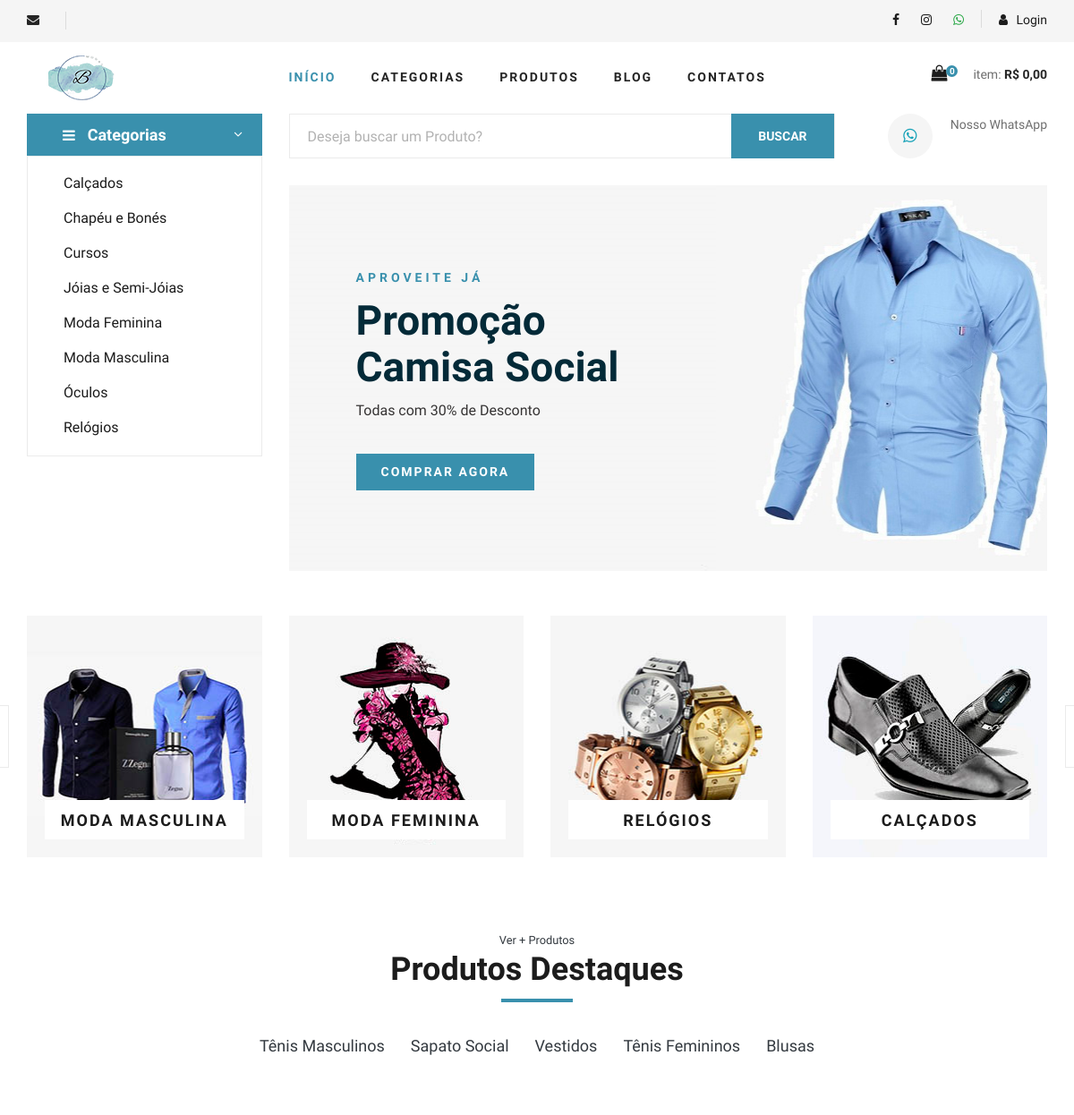
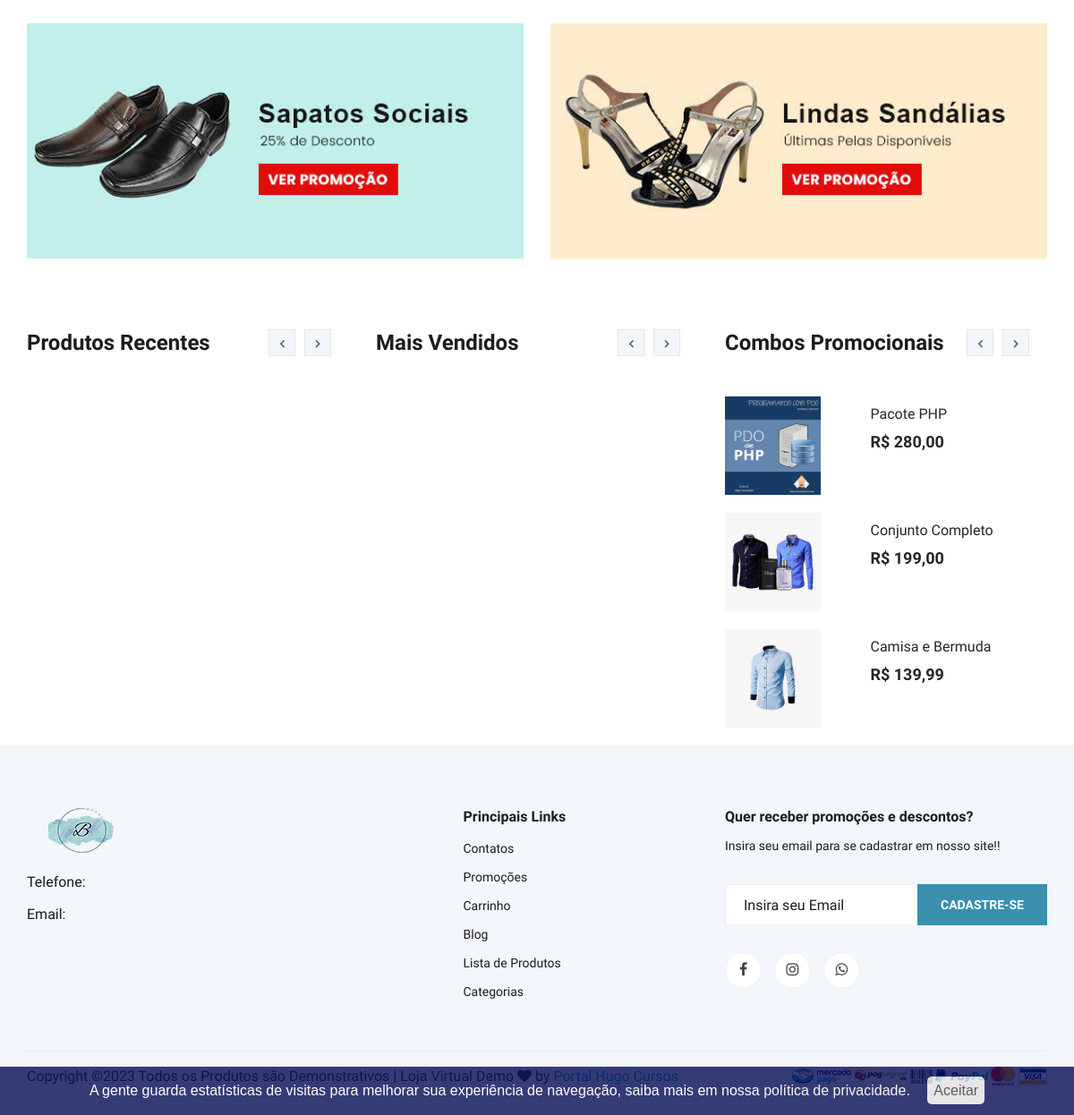
The page / on the database its author committed (2 pictures, top to bottom).
### tables this page shows
CREATE TABLE `categorias` (
  `id` int(11) NOT NULL AUTO_INCREMENT,
  `nome` varchar(50) NOT NULL,
  `nome_url` varchar(50) NOT NULL,
  `imagem` varchar(100) NOT NULL,
  PRIMARY KEY (`id`)
);

CREATE TABLE `banner` (
  `id` int(11) NOT NULL AUTO_INCREMENT,
  `titulo` varchar(30) NOT NULL,
  `subtitulo` varchar(20) NOT NULL,
  `descricao` varchar(50) NOT NULL,
  `link` varchar(100) NOT NULL,
  `textobt` varchar(15) NOT NULL,
  `ativo` varchar(5) NOT NULL,
  `imagem` varchar(150) NOT NULL,
  PRIMARY KEY (`id`)
);

CREATE TABLE `sub_categorias` (
  `id` int(11) NOT NULL AUTO_INCREMENT,
  `nome` varchar(50) NOT NULL,
  `nome_url` varchar(50) NOT NULL,
  `imagem` varchar(100) NOT NULL,
  `id_categoria` int(11) NOT NULL,
  PRIMARY KEY (`id`)
);

CREATE TABLE `promocao_banner` (
  `id` int(11) NOT NULL AUTO_INCREMENT,
  `titulo` varchar(50) NOT NULL,
  `link` varchar(100) NOT NULL,
  `imagem` varchar(100) NOT NULL,
  `ativo` varchar(5) NOT NULL,
  PRIMARY KEY (`id`)
);

CREATE TABLE `combos` (
  `id` int(11) NOT NULL AUTO_INCREMENT,
  `nome` varchar(100) NOT NULL,
  `nome_url` varchar(50) NOT NULL,
  `descricao` varchar(1000) NOT NULL,
  `descricao_longa` text NOT NULL,
  `valor` decimal(8,2) NOT NULL,
  `imagem` varchar(100) NOT NULL,
  `tipo_envio` int(1) NOT NULL,
  `palavras` varchar(250) NOT NULL,
  `ativo` varchar(5) NOT NULL,
  `peso` double(8,2) NOT NULL,
  `largura` double(8,2) NOT NULL,
  `altura` double(8,2) NOT NULL,
  `comprimento` double(8,2) NOT NULL,
  `valor_frete` decimal(10,2) DEFAULT NULL,
  `vendas` int(11) DEFAULT NULL,
  `link` varchar(150) DEFAULT NULL,
  PRIMARY KEY (`id`)
);

### index.php (the view, shortened to what this page needs)
<?php
require_once 'cabecalho.php';
require_once 'conexao.php';
?>
<section class="hero">
  <div class="container">
    <div class="row">
      <div class="col-lg-3">
        <div class="hero__categories">
          <div class="hero__categories__all">
            <i class="fa fa-bars"></i>
            <span>Categorias</span>
          </div>
          <ul>
            <?php
            $query = $pdo->query('SELECT * FROM categorias order by nome asc ');
            $res = $query->fetchAll(PDO::FETCH_ASSOC);
            for ($i = 0; $i < count($res); $i++) {
                $nome = $res[$i]['nome'];
                $nome_url = $res[$i]['nome_url'];
                ?>
              <li><a href="sub-categoria-de-<?php echo $nome_url; ?>"><?php echo $nome; ?></a></li>
            <?php
            }
            ?>
          </ul>
        </div>
      </div>
      <div class="col-lg-9">
        <div class="hero__search">
          <div class="hero__search__form">
           <form action="lista-produtos.php" method="get">
            <input name="txtBuscar" type="text" placeholder="Deseja buscar um Produto?">
            <button type="submit" class="site-btn">BUSCAR</button>
          </form>
        </div>
        <div class="hero__search__phone">
          <div class="hero__search__phone__icon">
            <a class="text-info" target="_blank" href="http://api.whatsapp.com/send?1=pt_BR&phone=<?php echo $whatsapp_link; ?>" title="<?php echo $whatsapp_loja; ?>"><i class="fa fa-whatsapp"></i></a>
          </div>
          <div class="hero__search__phone__text">
            <span>Nosso WhatsApp</span>
          </div>
        </div>
      </div>
      <?php
      $query = $pdo->query("SELECT * FROM banner where ativo = 'Sim' ");
      $res = $query->fetchAll(PDO::FETCH_ASSOC);
      $titulo = $res[0]['titulo'];
      $subtitulo = $res[0]['subtitulo'];
      $descricao = $res[0]['descricao'];
      $textobt = $res[0]['textobt'];
      $link = $res[0]['link'];
      $imagem = $res[0]['imagem'];
      ?>
      <div class="hero__item set-bg bg-light" data-setbg="img/banner/<?php echo $imagem; ?>">
        <div class="hero__text">
          <span><?php echo mb_strToUpper($subtitulo); ?></span>
          <div class="row">
            <div class="col-md-8">
              <h2><?php echo $titulo; ?></h2>
            </div>
          </div>
          <p><?php echo $descricao; ?></p>
          <a href="<?php echo $link; ?>" class="primary-btn"><?php echo mb_strToUpper(
    $textobt
); ?></a>
        </div>
      </div>
    </div>
  </div>
</div>
</section>
<section class="categories">
  <div class="container">
    <div class="row">
      <div class="categories__slider owl-carousel">
       <?php
       $query = $pdo->query('SELECT * FROM categorias order by id ');
       $res = $query->fetchAll(PDO::FETCH_ASSOC);
       for ($i = 0; $i < count($res); $i++) {
           $nome = $res[$i]['nome'];
           $imagem = $res[$i]['imagem'];
           $nome_url = $res[$i]['nome_url'];
           ?>
        <div class="col-lg-3">
          <div class="categories__item set-bg" data-setbg="img/categorias/<?php echo $imagem; ?>">
            <h5><a href="sub-categoria-de-<?php echo $nome_url; ?>"><?php echo $nome; ?></a></h5>
          </div>
        </div>
      <?php
       }
       ?>
    </div>
  </div>
</div>
</section>
<section class="featured spad">
  <div class="container">
    <div class="row">
      <div class="col-lg-12">
        <div class="section-title">
         <a class="text-dark" href="produtos.php"><span ><small>Ver + Produtos</small></span></a>
         <h2>Produtos Destaques </h2>
       </div>
       <div class="featured__controls">
        <ul>
         <?php
         $query = $pdo->query(
             'SELECT * FROM sub_categorias order by id limit 5 '
         );
         $res = $query->fetchAll(PDO::FETCH_ASSOC);
         for ($i = 0; $i < count($res); $i++) {
             $nome = $res[$i]['nome'];
             $nome_url = $res[$i]['nome_url'];
             ?>
          <li><a href="produtos-<?php echo $nome_url; ?>" class="text-dark"><?php echo $nome; ?></a></li>
        <?php
         }
         ?>
      </ul>
    </div>
  </div>
</div>
</div>
</section>
<div class="banner">
  <div class="container">
    <div class="row">
     <?php
     $query = $pdo->query(
         "SELECT * FROM promocao_banner where ativo = 'Sim' order by id desc limit 2 "
     );
     $res = $query->fetchAll(PDO::FETCH_ASSOC);
     for ($i = 0; $i < count($res); $i++) {
         $titulo = $res[$i]['titulo'];
         $link = $res[$i]['link'];
         $imagem = $res[$i]['imagem'];
         ?>
      <div class="col-lg-6 col-md-6 col-sm-6">
        <div class="banner__pic">
         <a href="<?php echo $link; ?>" title="<?php echo $titulo; ?>"> <img src="img/promocoes/<?php echo $imagem; ?>" alt="<?php echo $titulo; ?>"> </a>
       </div>
     </div>
   <?php
     }
     ?>
 </div>
</div>
</div>
<section class="latest-product spad d-none d-md-block">
  <div class="container">
    <div class="row">
      <div class="col-lg-4 col-md-6">
        <div class="latest-product__text">
          <h4>Produtos Recentes</h4>
          <div class="latest-product__slider owl-carousel">
          </div>
        </div>
      </div>
      <div class="col-lg-4 col-md-6">
        <div class="latest-product__text">
          <h4>Mais Vendidos</h4>
          <div class="latest-product__slider owl-carousel">
          </div>
        </div>
      </div>
      <div class="col-lg-4 col-md-6">
        <div class="latest-product__text">
          <h4>Combos Promocionais</h4>
          <div class="latest-product__slider owl-carousel">
            <div class="latest-prdouct__slider__item">
              <?php
              $query = $pdo->query(
                  "SELECT * FROM combos where ativo = 'Sim' order by id desc limit 3 "
              );
              $res = $query->fetchAll(PDO::FETCH_ASSOC);
              for ($i = 0; $i < count($res); $i++) {
                  $nome = $res[$i]['nome'];
                  $valor = $res[$i]['valor'];
                  $nome_url = $res[$i]['nome_url'];
                  $imagem = $res[$i]['imagem'];
                  $valor = number_format($valor, 2, ',', '.');
                  ?>
                <a href="combo-<?php echo $nome_url; ?>" class="latest-product__item">
                  <div class="row">
                    <div class="col-md-5">
                      <div class="latest-product__item__pic">
                        <img src="img/combos/<?php echo $imagem; ?>" alt="">
                      </div>
                    </div>
                    <div class="col-md-7">
                      <div class="latest-product__item__text">
                        <h6><?php echo $nome; ?></h6>
                        <span>R$ <?php echo $valor; ?></span>
                      </div>
                    </div>
                  </div>
                </a>
              <?php
              }
              ?>
            </div>
          </div>
        </div>
      </div>
    </div>
  </div>
</section>
<?php
require_once 'rodape.php';
?>

### rows shown on the page
categorias: nome "Calçados", shows a picture, nome "CALÇADOS"
categorias: nome "Chapéu e Bonés"
categorias: nome "Cursos"
categorias: nome "Jóias e Semi-Jóias"
categorias: nome "Moda Feminina", shows a picture, nome "MODA FEMININA"
categorias: nome "Moda Masculina", shows a picture, nome "MODA MASCULINA"
categorias: nome "Óculos"
categorias: nome "Relógios", shows a picture, nome "RELÓGIOS"
banner: subtitulo "APROVEITE JÁ", titulo "Promoção Camisa Social", descricao "Todas com 30% de Desconto", textobt "COMPRAR AGORA"
sub_categorias: nome "Tênis Masculinos"
sub_categorias: nome "Sapato Social"
sub_categorias: nome "Vestidos"
sub_categorias: nome "Tênis Femininos"
sub_categorias: nome "Blusas"
promocao_banner: imagem (picture)
promocao_banner: imagem (picture)
combos: imagem (picture), nome "Pacote PHP", valor "280,00"
combos: imagem (picture), nome "Conjunto Completo", valor "199,00"
combos: imagem (picture), nome "Camisa e Bermuda", valor "139,99"

### other values the page prints
$linhas "0"
$total_c "0,00"
